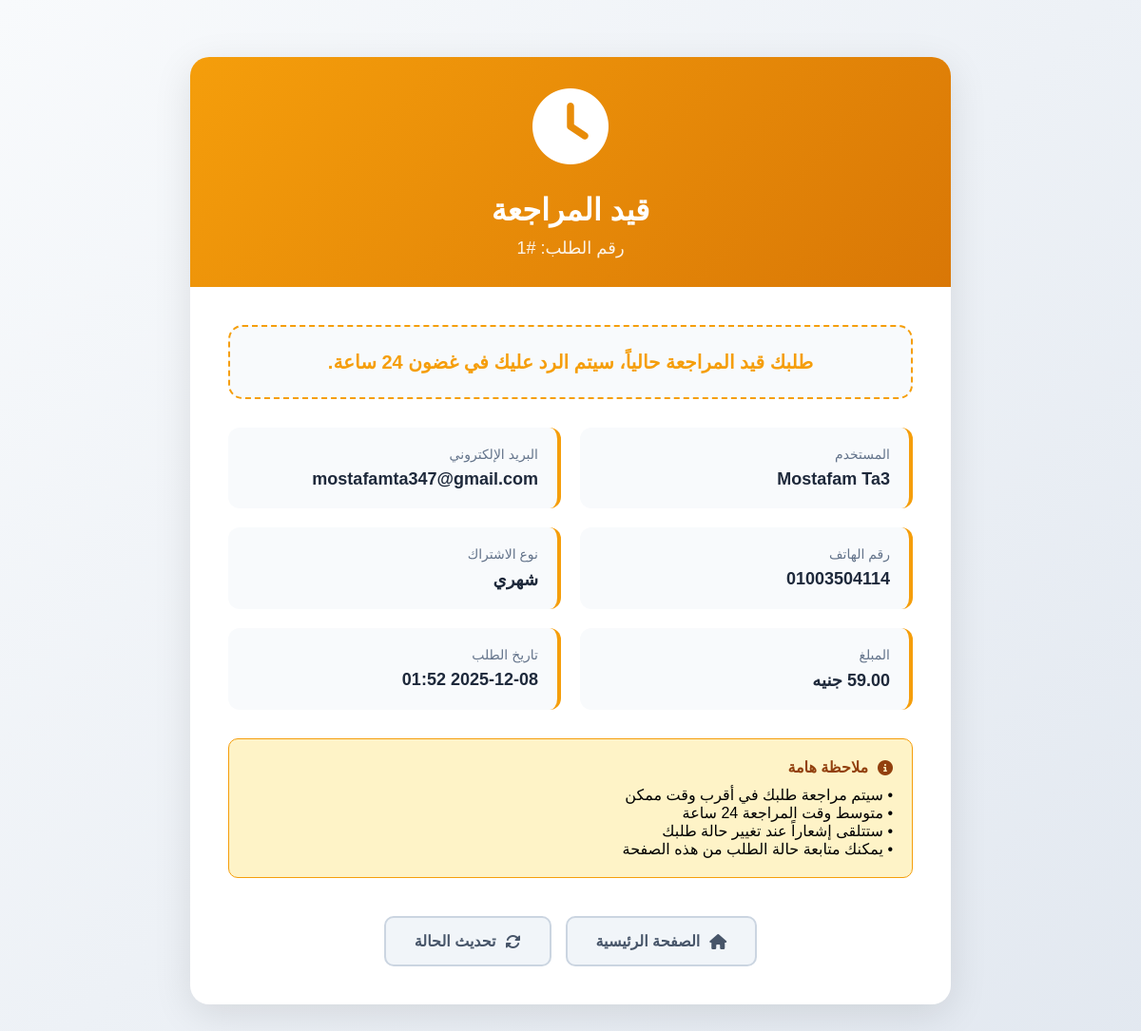
/subscription/subscription_status.php?id=1 (signed in), run on the app's committed database.
### tables this page shows
CREATE TABLE `pro_subscriptions` (
  `id` int(11) NOT NULL,
  `user_id` int(11) NOT NULL,
  `phone` varchar(20) NOT NULL,
  `insta_user` varchar(100) DEFAULT NULL,
  `plan_type` enum('monthly','yearly') NOT NULL,
  `amount` decimal(10,2) NOT NULL,
  `receipt_image` varchar(255) DEFAULT NULL,
  `extracted_data` text DEFAULT NULL,
  `payment_date` datetime DEFAULT current_timestamp(),
  `status` enum('pending','verified','rejected') DEFAULT 'pending',
  `created_at` timestamp NOT NULL DEFAULT current_timestamp()
);

CREATE TABLE `users` (
  `id` int(11) NOT NULL,
  `google_id` varchar(255) NOT NULL,
  `password_hash` varchar(255) DEFAULT NULL,
  `email` varchar(255) NOT NULL,
  `name` varchar(255) DEFAULT NULL,
  `profile_picture` varchar(500) DEFAULT NULL,
  `created_at` timestamp NOT NULL DEFAULT current_timestamp(),
  `current_prayer_streak` int(11) DEFAULT 0,
  `max_prayer_streak` int(11) DEFAULT 0,
  `last_prayer_date` date DEFAULT NULL,
  `Pro` tinyint(1) NOT NULL DEFAULT 0,
  `device_type` varchar(50) DEFAULT NULL,
  `last_device_login` varchar(50) DEFAULT NULL,
  `user_agent` text DEFAULT NULL,
  `last_login` timestamp NULL DEFAULT NULL,
  `disable_device_tracking` tinyint(1) DEFAULT 0
);

### subscription/subscription_status.php (the view, shortened to what this page needs)
<?php
$host = 'localhost';
$dbname = 'prayer_tracker';
$username = 'root';
$password = '';
try {
    $pdo = new PDO("mysql:host=$host;dbname=$dbname;charset=utf8", $username, $password);
    $pdo->setAttribute(PDO::ATTR_ERRMODE, PDO::ERRMODE_EXCEPTION);
} catch (PDOException $e) {
    die("Connection failed: " . $e->getMessage());
}
$subscription_id = $_GET['id'] ?? 0;
$user_id = $_SESSION['user_id'] ?? 0;
$subscription = null;
if ($subscription_id > 0 && $user_id > 0) {
    try {
        $stmt = $pdo->prepare("
            SELECT ps.*, u.name, u.email, u.Pro as user_pro_status
            FROM pro_subscriptions ps
            LEFT JOIN users u ON ps.user_id = u.id
            WHERE ps.id = ? AND ps.user_id = ?
        ");
        $stmt->execute([$subscription_id, $user_id]);
        $subscription = $stmt->fetch(PDO::FETCH_ASSOC);
    } catch (PDOException $e) {
        error_log("Database error: " . $e->getMessage());
    }
}
$status_text = [
    'pending' => 'قيد المراجعة',
    'verified' => 'مفعل',
    'rejected' => 'مرفوض'
];
$status_icon = [
    'pending' => 'fa-clock',
    'verified' => 'fa-check-circle',
    'rejected' => 'fa-times-circle'
];
?>
<!DOCTYPE html>
<html lang="ar" dir="rtl">
<head>
    <link rel="stylesheet" href="https://cdnjs.cloudflare.com/ajax/libs/font-awesome/6.4.0/css/all.min.css">
</head>
<body>
    <div class="status-container">
        <div class="status-header">
            <div class="status-icon">
                <i class="fas <?php echo $status_icon[$subscription['status']]; ?>"></i>
            </div>
            <h1 class="status-title"><?php echo $status_text[$subscription['status']]; ?></h1>
            <p class="order-number">رقم الطلب: #<?php echo $subscription['id']; ?></p>
        </div>
        <div class="status-body">
            <div class="status-card">
                <div class="status-message">
                    <?php if ($subscription['status'] === 'pending'): ?>
                        طلبك قيد المراجعة حالياً، سيتم الرد عليك في غضون 24 ساعة.
                    <?php elseif ($subscription['status'] === 'verified'): ?>
                        تم تفعيل اشتراكك بنجاح! يمكنك الآن الاستمتاع بجميع ميزات Pro.
                    <?php elseif ($subscription['status'] === 'rejected'): ?>
                        تم رفض طلبك، يرجى التواصل مع الدعم الفني لمزيد من المعلومات.
                    <?php endif; ?>
                </div>
            </div>
            <div class="details-grid">
                <div class="detail-card">
                    <span class="detail-label">المستخدم</span>
                    <span class="detail-value"><?php echo htmlspecialchars($subscription['name']); ?></span>
                </div>
                <div class="detail-card">
                    <span class="detail-label">البريد الإلكتروني</span>
                    <span class="detail-value"><?php echo htmlspecialchars($subscription['email']); ?></span>
                </div>
                <div class="detail-card">
                    <span class="detail-label">رقم الهاتف</span>
                    <span class="detail-value"><?php echo htmlspecialchars($subscription['phone']); ?></span>
                </div>
                <div class="detail-card">
                    <span class="detail-label">نوع الاشتراك</span>
                    <span class="detail-value"><?php echo $subscription['plan_type'] === 'yearly' ? 'سنوي' : 'شهري'; ?></span>
                </div>
                <div class="detail-card">
                    <span class="detail-label">المبلغ</span>
                    <span class="detail-value"><?php echo number_format($subscription['amount'], 2); ?> جنيه</span>
                </div>
                <div class="detail-card">
                    <span class="detail-label">تاريخ الطلب</span>
                    <span class="detail-value"><?php echo date('Y-m-d H:i', strtotime($subscription['created_at'])); ?></span>
                </div>
            </div>
            <?php if ($subscription['status'] === 'pending'): ?>
            <div class="note-box">
                <h4><i class="fas fa-info-circle"></i> ملاحظة هامة</h4>
                <p>• سيتم مراجعة طلبك في أقرب وقت ممكن</p>
                <p>• متوسط وقت المراجعة 24 ساعة</p>
                <p>• ستتلقى إشعاراً عند تغيير حالة طلبك</p>
                <p>• يمكنك متابعة حالة الطلب من هذه الصفحة</p>
            </div>
            <?php endif; ?>
            <div class="actions">
                <a href="../index.php" class="action-btn secondary-btn">
                    <i class="fas fa-home"></i> الصفحة الرئيسية
                </a>
                <?php if ($subscription['status'] === 'pending'): ?>
                <button onclick="location.reload()" class="action-btn secondary-btn">
                    <i class="fas fa-sync-alt"></i> تحديث الحالة
                </button>
                <?php endif; ?>
            </div>
        </div>
    </div>
</body>
</html>

### data on the page
pro_subscriptions: status "قيد المراجعة", id "1", user.name "Mostafam Ta3", user.email "mostafamta347@gmail.com", phone "01003504114", amount "59.00", created_at "2025-12-08 01:52"
